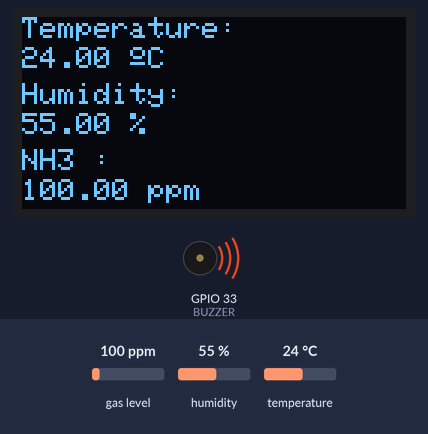
Simulated run of this sketch. Board: ESP32. Parts: 128×64 one-colour display, buzzer (waves = sounding, pin HIGH). Inputs (shaded band) come from the test bench; at power-on: gas level 100 ppm, humidity 55 %, temperature 24 °C. WiFi joins after 1.5 s; servers stay silent unless stated; what the sketch prints to the serial monitor is not drawn.

Above: at 9.3 s.
9.4 s: gas level set to 33 ppm
At 15.4 s:
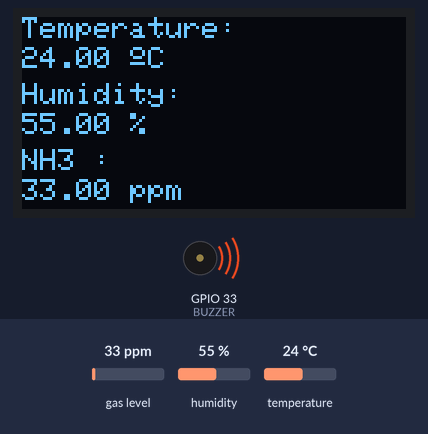
17.5 s: gas level set to 28 ppm
At 20.8 s:
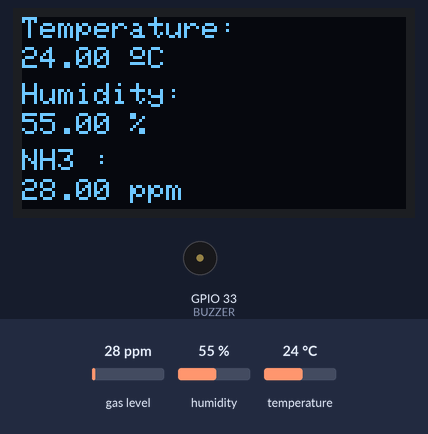
25.6 s: humidity set to 22 %
At 31.7 s:
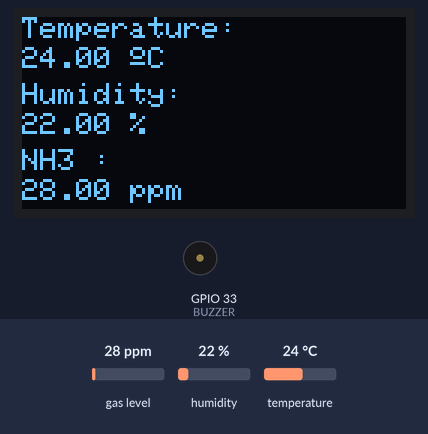
33.7 s: temperature set to 12 °C
At 37.1 s:
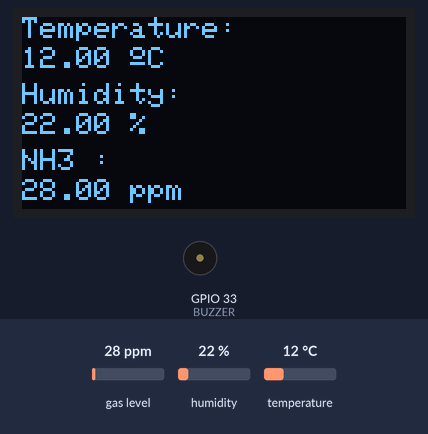
41.8 s: humidity set to 40 %
At 43.8 s:
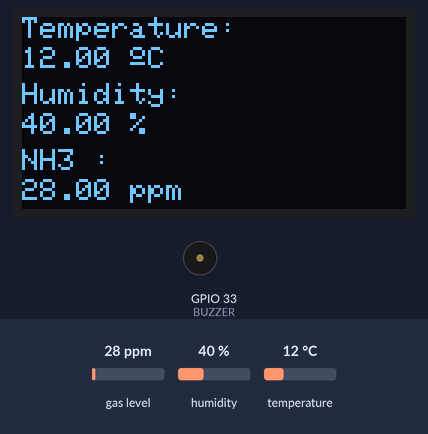
49.9 s: gas level set to 20 ppm
Timing chart, 0 to 52.9 s (numbered marks = the images above; inputs shaded):
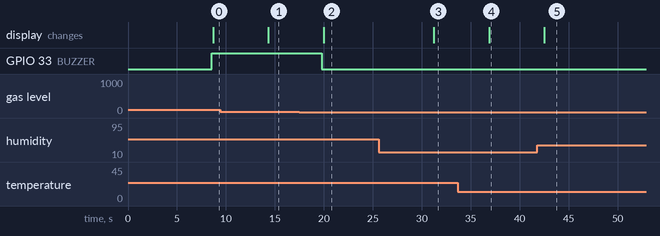

Measured:
- the behaviour switches between 31 and 30 ppm on gas level (found by bisection; images 1 and 2)
- after the input at 9.4 s, the display: changes after 4.9 s (image 1)
- after the input at 17.5 s, GPIO 33 (BUZZER): HIGH → LOW after 2.3 s; the display: changes after 2.5 s (image 2)
- after the input at 25.6 s, the display: changes after 5.6 s (image 3)
- after the input at 33.7 s, the display: changes after 3.2 s (image 4)
- after the input at 41.8 s, the display: changes after 0.71 s (image 5)

The sketch:

monitoring_kandang_ayam_dht_dan_mq.ino
```cpp
#include <Wire.h>
#include <Adafruit_GFX.h>
#include <Adafruit_SSD1306.h>
#include <Adafruit_Sensor.h>
#include <DHT.h>
#include <FirebaseESP32.h>
#include <WiFi.h>
#include <MQUnifiedsensor.h>


#define SCREEN_WIDTH 128 // OLED display width, in pixels
#define SCREEN_HEIGHT 64 // OLED display height, in pixels

#define BUZZER 33

// Isikan sesuai pada Firebase
#define FIREBASE_HOST "https://monitoring-kandang-ayam-trm-default-rtdb.asia-southeast1.firebasedatabase.app/"
#define FIREBASE_AUTH "DGlialEDWKE14oYOdMMKEXqCCINoFrftz7Qb84h5"

//Definitions sensor mq137
#define placa "esp-32"
#define Voltage_Resolution 3.3
#define pin 32 //Analog input 0 of your arduino
#define type "MQ-137" //MQ137
#define ADC_Bit_Resolution 10 // For arduino UNO/MEGA/NANO
#define RatioMQ137CleanAir 3.6//RS / R0 = 3.6 ppm
//#define calibration_button 13 //Pin to calibrate your sensor
double NH3 = (0);

//Declare Sensor mq137
MQUnifiedsensor MQ137(placa, Voltage_Resolution, ADC_Bit_Resolution, pin, type);


// Declaration for an SSD1306 display connected to I2C (SDA, SCL pins)
Adafruit_SSD1306 display(SCREEN_WIDTH, SCREEN_HEIGHT, &Wire, -1);

//Nama Wifi
#define WIFI_SSID "AndroidAP4E55"
#define WIFI_PASSWORD "12345678"

// mendeklarasikan objek data dari FirebaseESP8266
FirebaseData firebaseData;

#define DHTPIN 4     // Digital pin connected to the DHT sensor

// Uncomment the type of sensor in use:
//#define DHTTYPE    DHT11     // DHT 11
#define DHTTYPE    DHT22     // DHT 22 (AM2302)
//#define DHTTYPE    DHT21     // DHT 21 (AM2301)

DHT dht(DHTPIN, DHTTYPE);

void setup() {
  Serial.begin(115200);

  pinMode (BUZZER, OUTPUT);

  dht.begin();

  if (!display.begin(SSD1306_SWITCHCAPVCC, 0x3C)) {
    Serial.println(F("SSD1306 allocation failed"));
    for (;;);
  }
  delay(2000);
  display.clearDisplay();
  display.setTextColor(WHITE);

  /*Konfigurasi MQ137*/
  MQ137.setRegressionMethod(1); //_PPM =  a*ratio^b
  MQ137.setA(102.2); MQ137.setB(-2.473); // Configure the equation to to calculate NH4 concentration

  /*
    Exponential regression:
    GAS      | a      | b
    CO       | 605.18 | -3.937
    Alcohol  | 77.255 | -3.18
    CO2      | 110.47 | -2.862
    Toluen  | 44.947 | -3.445
    NH4      | 102.2  | -2.473
    Aceton  | 34.668 | -3.369
  */

  /*****************************  MQ Init ********************************************/
  //Remarks: Configure the pin of arduino as input.
  /************************************************************************************/
  MQ137.init();
  Serial.print("Calibrating please wait.");
  float calcR0 = 0;
  for (int i = 1; i <= 10; i ++)
  {
    MQ137.update(); // Update data, the arduino will read the voltage from the analog pin
    calcR0 += MQ137.calibrate(RatioMQ137CleanAir);
    Serial.print(".");
  }
  MQ137.setR0(calcR0 / 10);
  Serial.println("  done!.");

  /*****************************  MQ CAlibration ********************************************/
  MQ137.serialDebug(true);

  // Koneksi ke Wifi
  WiFi.begin(WIFI_SSID, WIFI_PASSWORD);
  Serial.print("connecting");
  while (WiFi.status() != WL_CONNECTED) {
    Serial.print(".");
    delay(500);
  }

  Serial.println();
  Serial.print("Connected with IP: ");
  display.setCursor(0, 0);                // Koordinat awal tulisan (x,y) dimulai dari atas-kiri
  display.println("Connected with IP: ");
  Serial.println(WiFi.localIP());
  display.setCursor(0, 10);                // Koordinat awal tulisan (x,y) dimulai dari atas-kiri
  display.println("Connected with IP: ");
  Serial.println();
  //Menampilkan Tulisan RobotikIndonesia

  Firebase.begin(FIREBASE_HOST, FIREBASE_AUTH);


}

void loop() {
  delay(5000);

  //read temperature and humidity
  float t = dht.readTemperature();
  float h = dht.readHumidity();
  // Memeriksa apakah sensor berhasil mambaca suhu dan kelembaban
  if (isnan(h) || isnan(t)) {
    Serial.println("Failed to read from DHT sensor!");
  }


  MQ137.update(); // Update data, the arduino will read the voltage from the analog pin
  NH3 = MQ137.readSensor(); // Sensor will read PPM concentration using the model, a and b values set previously or from the setup

  // Menampilkan NH3 kepada serial monitor
  Serial.print("NH3   : ");
  Serial.print (NH3);
  Serial.println("   ppm");

  if ( NH3 >= 0 && NH3 <= 30 ) {
    analogWrite (BUZZER, 0);
    Serial.print("BUZZER   : off ");
    if (Firebase.setFloat(firebaseData, "/Hasil_Pembacaan/buzzer", 0)) {
      Serial.println("Buzzer terkirim");
    } else {
      Serial.println("Buzzer tidak terkirim");
      Serial.println("Karena: " + firebaseData.errorReason());
    }
  }

  if ( NH3 >= 31 && NH3 <= 60 ) {
    analogWrite (BUZZER, 255);
    Serial.print("BUZZER   : on ");
    if (Firebase.setFloat(firebaseData, "/Hasil_Pembacaan/buzzer", 1)) {
      Serial.println("Buzzer terkirim");
    } else {
      Serial.println("Buzzer tidak terkirim");
      Serial.println("Karena: " + firebaseData.errorReason());
    }
  }

  if ( NH3 >= 61 && NH3 <= 100 ) {
    analogWrite (BUZZER, 255);
    Serial.print("BUZZER   : on ");
    if (Firebase.setFloat(firebaseData, "/Hasil_Pembacaan/buzzer", 2)) {
      Serial.println("Buzzer terkirim");
    } else {
      Serial.println("Buzzer tidak terkirim");
      Serial.println("Karena: " + firebaseData.errorReason());
    }
  }

  if ( NH3 >= 101 && NH3 <= 200 ) {
    analogWrite (BUZZER, 255);
    Serial.print("BUZZER   : on ");
    if (Firebase.setFloat(firebaseData, "/Hasil_Pembacaan/buzzer", 2)) {
      Serial.println("Buzzer terkirim");
    } else {
      Serial.println("Buzzer tidak terkirim");
      Serial.println("Karena: " + firebaseData.errorReason());
    }
  }

  // Menampilkan suhu dan kelembaban kepada serial monitor
  Serial.print("Suhu: ");
  Serial.print(t);
  Serial.println(" *C");
  Serial.print("Kelembaban: ");
  Serial.print(h);
  Serial.println(" %");
  Serial.println();

  // clear display
  display.clearDisplay();

  //  // display temperature
  //  display.setTextSize(1);
  //  display.setCursor(0, 0);
  //  display.print("Temperature: ");
  //  display.setTextSize(2);
  //  display.setCursor(0, 10);
  //  display.print(t);
  //  display.print(" ");
  //  display.setTextSize(2);
  //  display.cp437(true);
  //  display.write(167);
  //  display.setTextSize(2);
  //  display.print("C");
  //
  //  // display humidity
  //  display.setTextSize(1);
  //  display.setCursor(0, 35);
  //  display.print("Humidity: ");
  //  display.setTextSize(2);
  //  display.setCursor(0, 45);
  //  display.print(h);
  //  display.print(" %");

  // display temperature
  display.setTextSize(1);
  display.setCursor(0, 0);
  display.print("Temperature: ");
  display.setTextSize(1.5);
  display.setCursor(0, 10);
  display.print(t);
  display.print(" ");
  display.setTextSize(1);
  display.cp437(true);
  display.write(167);
  display.setTextSize(1);
  display.print("C");

  // display humidity
  display.setTextSize(1);
  display.setCursor(0, 22);
  display.print("Humidity: ");
  display.setTextSize(1.5);
  display.setCursor(0, 32);
  display.print(h);
  display.print(" %");

  // display NH3
  display.setTextSize(1);
  display.setCursor(0, 44);
  display.print("NH3 : ");
  display.setTextSize(1.5);
  display.setCursor(0, 54);
  display.print(NH3);
  display.print(" ppm");

  display.display();

  // Memberikan status suhu dan kelembaban kepada firebase
  if (Firebase.setFloat(firebaseData, "/Hasil_Pembacaan/suhu", t)) {
    Serial.println("Suhu terkirim");
  } else {
    Serial.println("Suhu tidak terkirim");
    Serial.println("Karena: " + firebaseData.errorReason());
  }

  if (Firebase.setFloat(firebaseData, "/Hasil_Pembacaan/kelembapan", h)) {
    Serial.println("Kelembaban terkirim");
    Serial.println();
  } else {
    Serial.println("Kelembaban tidak terkirim");
    Serial.println("Karena: " + firebaseData.errorReason());
  }

  if (Firebase.setFloat(firebaseData, "/Hasil_Pembacaan/NH3", NH3)) {
    Serial.println("NH3 terkirim");
    Serial.println();
  } else {
    Serial.println("NH3 tidak terkirim");
    Serial.println("Karena: " + firebaseData.errorReason());
  }
}
```
